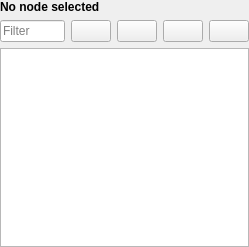
<?xml version="1.0" encoding="UTF-8"?>
<ui version="4.0">
 <class>qMRMLMarkupsControlPointsTableView</class>
 <widget class="qSlicerWidget" name="qMRMLMarkupsControlPointsTableView">
  <property name="geometry">
   <rect>
    <x>0</x>
    <y>0</y>
    <width>249</width>
    <height>247</height>
   </rect>
  </property>
  <property name="sizePolicy">
   <sizepolicy hsizetype="Preferred" vsizetype="MinimumExpanding">
    <horstretch>0</horstretch>
    <verstretch>0</verstretch>
   </sizepolicy>
  </property>
  <property name="windowTitle">
   <string>qMRMLMarkupsControlPointsTableView</string>
  </property>
  <layout class="QGridLayout" name="gridLayout">
   <property name="leftMargin">
    <number>0</number>
   </property>
   <property name="topMargin">
    <number>0</number>
   </property>
   <property name="rightMargin">
    <number>0</number>
   </property>
   <property name="bottomMargin">
    <number>0</number>
   </property>
   <item row="0" column="0">
    <widget class="QLabel" name="MarkupsControlPointsTableMessageLabel">
     <property name="sizePolicy">
      <sizepolicy hsizetype="Preferred" vsizetype="Fixed">
       <horstretch>0</horstretch>
       <verstretch>0</verstretch>
      </sizepolicy>
     </property>
     <property name="font">
      <font>
       <weight>75</weight>
       <bold>true</bold>
      </font>
     </property>
     <property name="text">
      <string>No node selected</string>
     </property>
    </widget>
   </item>
   <item row="3" column="0">
    <widget class="QTableView" name="MarkupsControlPointsTable">
     <property name="enabled">
      <bool>true</bool>
     </property>
     <property name="minimumSize">
      <size>
       <width>0</width>
       <height>75</height>
      </size>
     </property>
     <property name="alternatingRowColors">
      <bool>true</bool>
     </property>
     <property name="iconSize">
      <size>
       <width>16</width>
       <height>16</height>
      </size>
     </property>
     <property name="sortingEnabled">
      <bool>false</bool>
     </property>
     <property name="columnCount" stdset="0">
      <number>6</number>
     </property>
     <attribute name="horizontalHeaderDefaultSectionSize">
      <number>48</number>
     </attribute>
     <attribute name="horizontalHeaderStretchLastSection">
      <bool>true</bool>
     </attribute>
     <attribute name="verticalHeaderVisible">
      <bool>false</bool>
     </attribute>
    </widget>
   </item>
   <item row="1" column="0">
    <widget class="QWidget" name="FilterBar" native="true">
     <property name="sizePolicy">
      <sizepolicy hsizetype="Preferred" vsizetype="Fixed">
       <horstretch>0</horstretch>
       <verstretch>0</verstretch>
      </sizepolicy>
     </property>
     <layout class="QHBoxLayout" name="horizontalLayout">
      <property name="leftMargin">
       <number>0</number>
      </property>
      <property name="topMargin">
       <number>0</number>
      </property>
      <property name="rightMargin">
       <number>0</number>
      </property>
      <property name="bottomMargin">
       <number>0</number>
      </property>
      <item>
       <widget class="ctkSearchBox" name="FilterLineEdit">
        <property name="placeholderText">
         <string>Filter</string>
        </property>
        <property name="showSearchIcon">
         <bool>true</bool>
        </property>
       </widget>
      </item>
      <item>
       <widget class="QPushButton" name="ShowPositionUndefinedButton">
        <property name="toolTip">
         <string>Show/Hide not started segments</string>
        </property>
        <property name="text">
         <string/>
        </property>
        <property name="icon">
         <iconset resource="../qSlicerMarkupsModule.qrc">
          <normaloff>:/Icons/NotStarted.png</normaloff>:/Icons/NotStarted.png</iconset>
        </property>
        <property name="iconSize">
         <size>
          <width>16</width>
          <height>16</height>
         </size>
        </property>
        <property name="checkable">
         <bool>true</bool>
        </property>
       </widget>
      </item>
      <item>
       <widget class="QPushButton" name="ShowPositionPreviewButton">
        <property name="toolTip">
         <string>Show/Hide in progress segments</string>
        </property>
        <property name="text">
         <string/>
        </property>
        <property name="icon">
         <iconset resource="../qSlicerMarkupsModule.qrc">
          <normaloff>:/Icons/InProgress.png</normaloff>:/Icons/InProgress.png</iconset>
        </property>
        <property name="iconSize">
         <size>
          <width>16</width>
          <height>16</height>
         </size>
        </property>
        <property name="checkable">
         <bool>true</bool>
        </property>
       </widget>
      </item>
      <item>
       <widget class="QPushButton" name="ShowPositionDefinedButton">
        <property name="toolTip">
         <string>Show/Hide completed segments</string>
        </property>
        <property name="text">
         <string/>
        </property>
        <property name="icon">
         <iconset resource="../qSlicerMarkupsModule.qrc">
          <normaloff>:/Icons/Completed.png</normaloff>:/Icons/Completed.png</iconset>
        </property>
        <property name="iconSize">
         <size>
          <width>16</width>
          <height>16</height>
         </size>
        </property>
        <property name="checkable">
         <bool>true</bool>
        </property>
       </widget>
      </item>
      <item>
       <widget class="QPushButton" name="ShowPositionMissingButton">
        <property name="toolTip">
         <string>Show/Hide flagged segments</string>
        </property>
        <property name="text">
         <string/>
        </property>
        <property name="icon">
         <iconset resource="../qSlicerMarkupsModule.qrc">
          <normaloff>:/Icons/Flagged.png</normaloff>:/Icons/Flagged.png</iconset>
        </property>
        <property name="iconSize">
         <size>
          <width>16</width>
          <height>16</height>
         </size>
        </property>
        <property name="checkable">
         <bool>true</bool>
        </property>
       </widget>
      </item>
     </layout>
    </widget>
   </item>
  </layout>
 </widget>
 <customwidgets>
  <customwidget>
   <class>ctkSearchBox</class>
   <extends>QLineEdit</extends>
   <header>ctkSearchBox.h</header>
  </customwidget>
  <customwidget>
   <class>qSlicerWidget</class>
   <extends>QWidget</extends>
   <header>qSlicerWidget.h</header>
   <container>1</container>
  </customwidget>
 </customwidgets>
 <resources>
  <include location="../qSlicerMarkupsModule.qrc"/>
 </resources>
 <connections/>
</ui>
